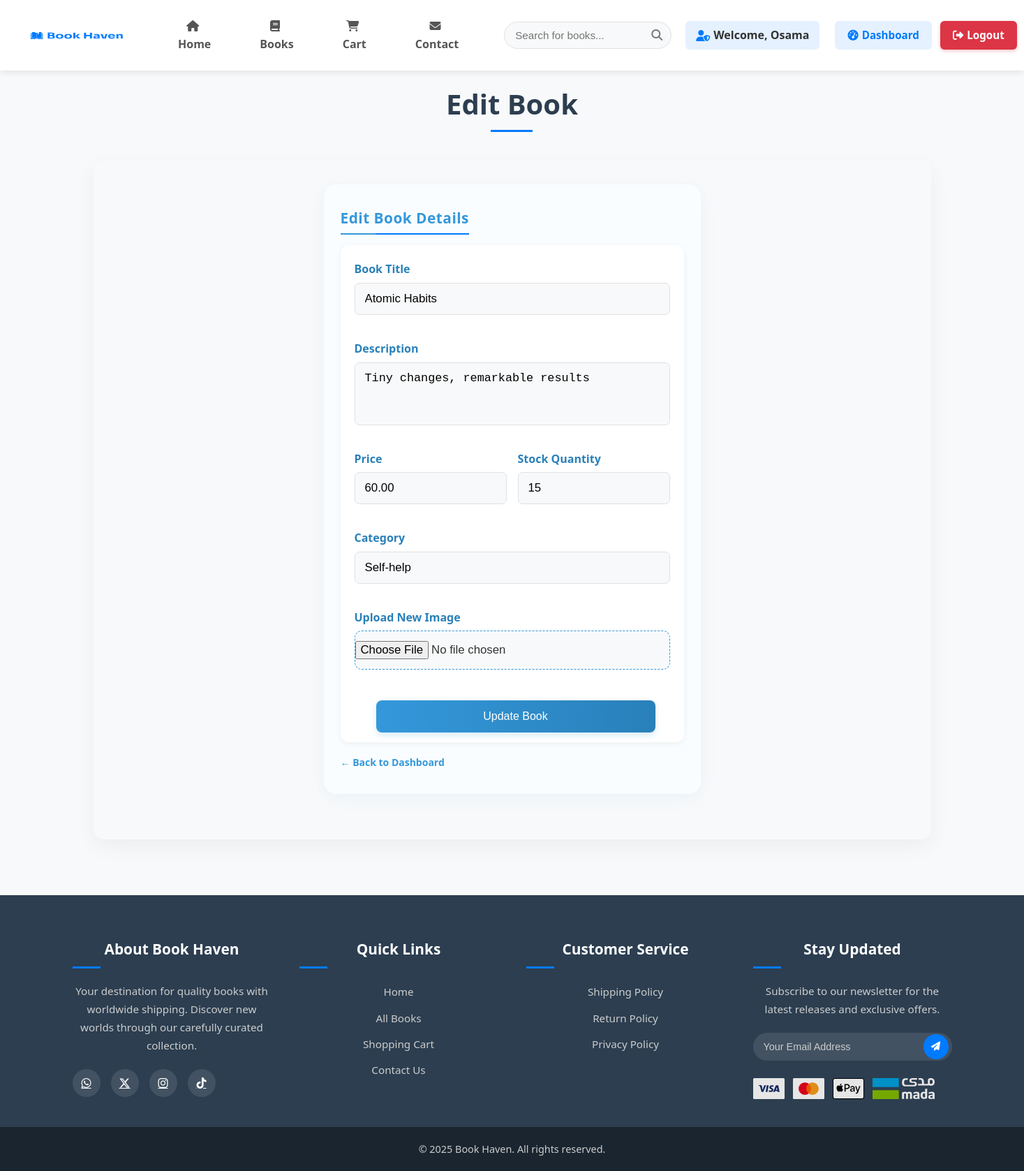
Before: /admin/edit-book.php?id=2 (signed in) with the older database file.
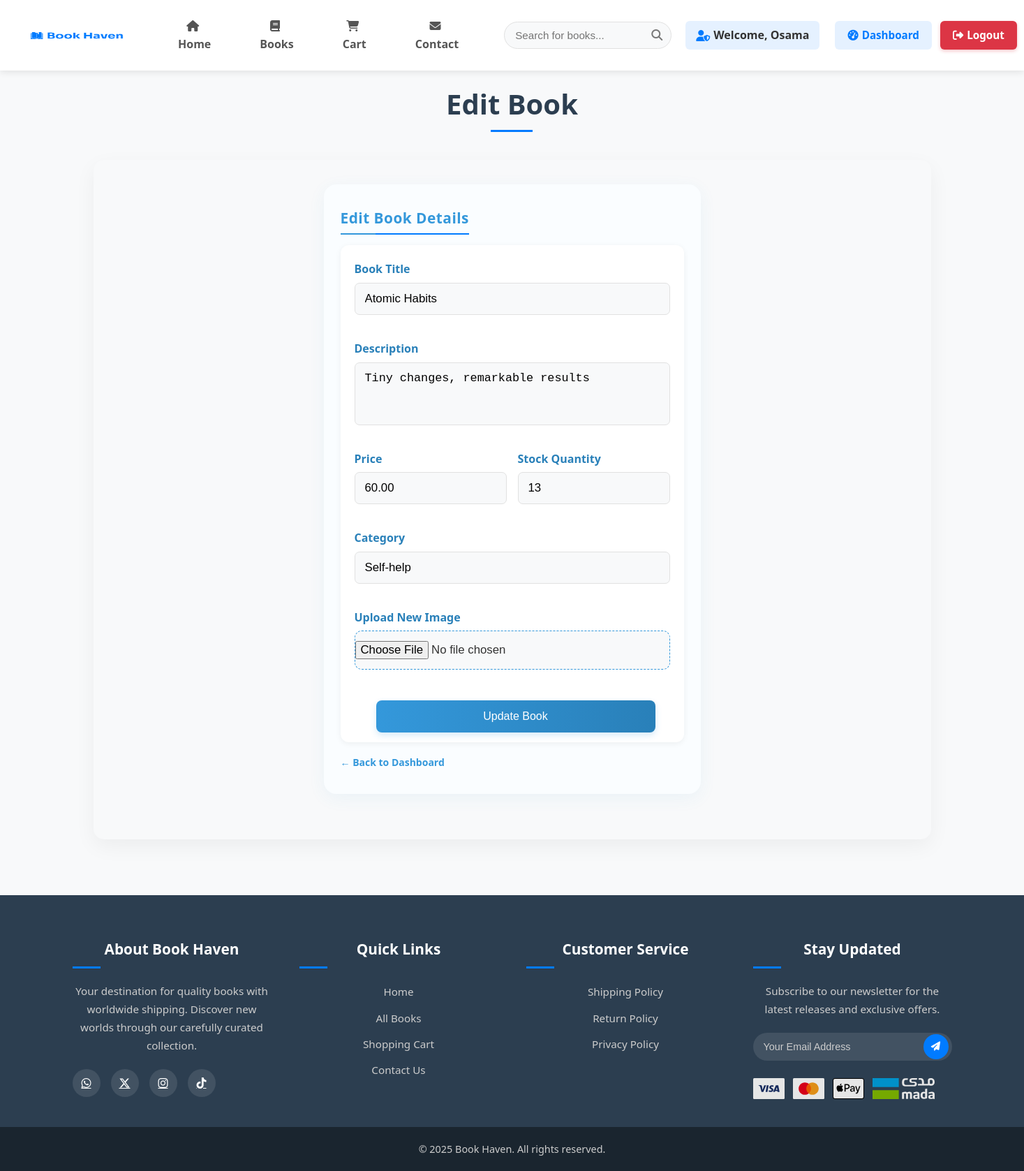
After: the same page with the newer database file.
### tables this page shows
CREATE TABLE `books` (
  `book_id` int NOT NULL,
  `title` varchar(255) NOT NULL,
  `description` text,
  `price` decimal(10,2) NOT NULL,
  `stock` int NOT NULL,
  `image` varchar(255) DEFAULT NULL,
  `category` varchar(100) DEFAULT NULL,
  `featured` tinyint(1) DEFAULT '0'
);

### admin/edit-book.php (the view, shortened to what this page needs)
<?php
include '../includes/db.php';
if (isset($_GET['id'])) {
    $book_id = (int) $_GET['id'];
    $result = $conn->query("SELECT * FROM books WHERE book_id = $book_id");
    if ($result && $row = $result->fetch_assoc()) {
    } else {
        echo "Book not found.";
        exit;
    }
} else {
    echo "Invalid request.";
    exit;
}
?>
<?php if (isset($row)) { ?>
    <!DOCTYPE html>
    <html lang="en">
    <head>
        <link href="../css/style.css" rel="stylesheet">
    </head>
    <body>
        <?php include '../includes/header.php'; ?>
        <h1 class="title">Edit Book</h1>
        <section class="admin-section">
            <div class="admin-cards-container">
                <div class="admin-card" style="background:#fafdff;box-shadow:0 6px 24px rgba(52,152,219,0.07);border-radius:18px;padding:32px 24px 32px 24px;min-width:340px;max-width:540px;margin:auto;">
                    <div style="display:flex;align-items:center;gap:12px;margin-bottom:10px;">
                        <h3 style="margin:0;color:#3498db;font-size:1.3rem;letter-spacing:0.5px;">Edit Book Details</h3>
                    </div>
                    <form class="admin-form" method="POST" action="edit-book.php" enctype="multipart/form-data" style="background:#fff;padding:22px 20px 14px 20px;border-radius:12px;box-shadow:0 2px 8px rgba(0,0,0,0.06);display:flex;flex-direction:column;gap:16px;">
                        <div style="display:flex;flex-direction:column;gap:6px;">
                            <label for="title" style="font-weight:600;color:#2980b9;">Book Title</label>
                            <input type="text" id="title" name="title" value="<?php echo htmlspecialchars($row['title']); ?>" required style="padding:12px 14px;font-size:1.05rem;border-radius:7px;border:1px solid #e1e1e1;">
                        </div>
                        <div style="display:flex;flex-direction:column;gap:6px;">
                            <label for="description" style="font-weight:600;color:#2980b9;">Description</label>
                            <textarea id="description" name="description" required style="padding:12px 14px;font-size:1.05rem;border-radius:7px;border:1px solid #e1e1e1;resize:none;min-height:90px;"><?php echo htmlspecialchars($row['description']); ?></textarea>
                        </div>
                        <div style="display:flex;gap:16px;">
                            <div style="flex:1;display:flex;flex-direction:column;gap:6px;">
                                <label for="price" style="font-weight:600;color:#2980b9;">Price</label>
                                <input type="number" id="price" name="price" value="<?php echo htmlspecialchars($row['price']); ?>" min="0" step="0.01" required style="padding:12px 14px;font-size:1.05rem;border-radius:7px;border:1px solid #e1e1e1;">
                            </div>
                            <div style="flex:1;display:flex;flex-direction:column;gap:6px;">
                                <label for="stock" style="font-weight:600;color:#2980b9;">Stock Quantity</label>
                                <input type="number" id="stock" name="stock" value="<?php echo htmlspecialchars($row['stock']); ?>" min="0" step="1" required style="padding:12px 14px;font-size:1.05rem;border-radius:7px;border:1px solid #e1e1e1;">
                            </div>
                        </div>
                        <div style="display:flex;flex-direction:column;gap:6px;">
                            <label for="category" style="font-weight:600;color:#2980b9;">Category</label>
                            <input type="text" id="category" name="category" value="<?php echo htmlspecialchars($row['category']); ?>" required style="padding:12px 14px;font-size:1.05rem;border-radius:7px;border:1px solid #e1e1e1;">
                        </div>
                        <div style="display:flex;flex-direction:column;gap:6px;">
                            <label for="image" style="font-weight:600;color:#2980b9;">Upload New Image</label>
                            <input type="file" id="image" name="image" accept="image/*" class="file-input" style="padding:14px 0 14px 0;background:#f8f9fa;border:1.5px dashed #3498db;border-radius:10px;transition:all 0.2s;cursor:pointer;font-size:1.05rem;">
                        </div>
                        <button type="submit" name="update" class="search-button" style="margin-top:8px;width:90%;max-width:400px;align-self:center;">Update Book</button>
                    </form>
                    <a href="dashboard.php" class="back-btn" style="display:inline-block;margin-top:18px;color:#3498db;font-weight:600;text-decoration:none;">&larr; Back to Dashboard</a>
                </div>
            </div>
        </section>
        <?php include '../includes/footer.php'; ?>
    </body>
    </html>
<?php } ?>

Changed rows visible on the page:
changed books "Atomic Habits": stock "15" → "13"
